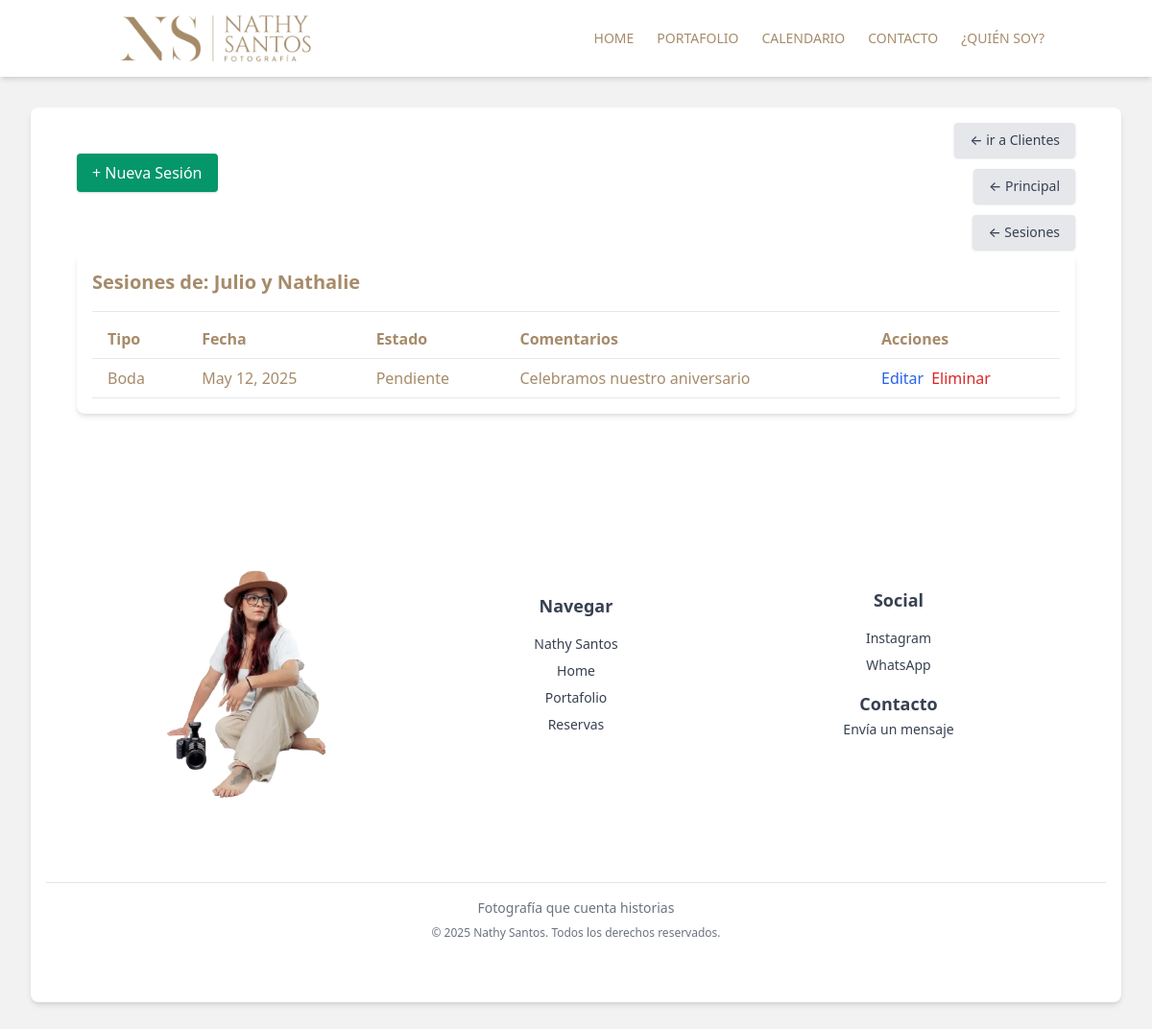
The app's page /admin-panel/clientes/3/nueva_sesion/ (signed in) with its own data.
### admin_NathySantos/models.py (models this page shows, shortened)
class Cliente(models.Model):
    nombre = models.CharField(max_length=100)
    ID_CC = models.CharField(max_length=20, unique=True)
    telefono = models.CharField(max_length=20)
    email = models.EmailField()

class Evento(models.Model):
    tipoEvento = models.ForeignKey(TipoEvento, on_delete=models.CASCADE)
    cliente = models.ForeignKey(Cliente, on_delete=models.CASCADE)
    estado = models.ForeignKey(EstadoEvento, on_delete=models.CASCADE)
    titulo = models.CharField(max_length=200)
    descripcion = models.TextField(blank=True)
    ubicacion = models.CharField(max_length=200)
    fecha_evento = models.DateField()
    fecha_reserva = models.DateField(auto_now_add=True)

class TipoEvento(models.Model):
    nombre = models.CharField(max_length=100)

class EstadoEvento(models.Model):
    estado = models.CharField(max_length=100)

### admin_NathySantos/views.py (the view, shortened to what this page needs)
# urls.py: path('clientes/<int:cliente_id>/nueva_sesion/', views.crear_evento, name='crear_evento'),
@login_required(login_url='/login/')
def crear_evento(request, cliente_id):
    cliente = get_object_or_404(Cliente, pk=cliente_id)
    tipo_eventos = TipoEvento.objects.all()
    eventos = Evento.objects.filter(cliente=cliente).order_by('-fecha_evento')
    estado_default = EstadoEvento.objects.filter(estado="Pendiente").first()
    if not estado_default:
      estado_default  = EstadoEvento.objects.create(estado="Pendiente")
    return render(request, 'clientes/sesiones.html', {
        'cliente': cliente,
        'tipo_eventos': tipo_eventos,
        'eventos': eventos,
    })

### admin_NathySantos/templates/clientes/sesiones.html (shortened to what this page needs)
{% extends 'layouts/app.html' %}
{% block content %}
<section class="p-4 m-8 bg-white shadow-md rounded-lg relative">
  <a href="{% url 'clientes_list' %}"
    class="absolute top-4 right-12 bg-gray-200 hover:bg-gray-300 text-gray-700 text-sm font-medium py-2 px-4 rounded shadow">
    &#8592; ir a Clientes
  </a>
  <a href="{% url 'dashboard' %}"
    class="absolute top-16 right-12 bg-gray-200 hover:bg-gray-300 text-gray-700 text-sm font-medium py-2 px-4 rounded flex items-center shadow">
    &#8592; Principal
  </a>
  <a href="{% url 'listar_eventos' %}"
    class="absolute top-28 right-12 bg-gray-200 hover:bg-gray-300 text-gray-700 text-sm font-medium py-2 px-4 rounded shadow">
    &#8592; Sesiones
  </a>
<button onclick="toggleSesionModal()"
  class="inline-block bg-green-600 hover:bg-green-700 text-white py-2 px-4 m-8 rounded shadow">
  + Nueva Sesión
</button>
<section class="p-4 m-8 bg-white shadow-md rounded-lg relative">
  <h3 class="text-xl font-bold mb-4">Sesiones de: {{ cliente.nombre }}</h3>
  <hr class="my-2">
  <table class="w-full text-left border-collapse">
    <thead>
      <tr class="border-b font-semibold">
        <th class="px-4 py-2">Tipo</th>
        <th class="px-4 py-2">Fecha</th>
        <th class="px-4 py-2">Estado</th>
        <th class="px-4 py-2">Comentarios</th>
        <th class="px-4 py-2">Acciones</th>
      </tr>
    </thead>
    <tbody>
      {% for evento in eventos %}
      <tr class="border-b hover:bg-gray-50">
        <td class="px-4 py-2">{{ evento.tipoEvento.nombre }}</td>
        <td class="px-4 py-2">{{ evento.fecha_evento }}</td>
        <td class="px-4 py-2">{{ evento.estado.estado }}</td>
        <td class="px-4 py-2">{{ evento.descripcion|default:"—" }}</td>
        <td class="px-4 py-2 flex space-x-2">
          <a href="{% url 'editar_evento' evento.pk %}" class="text-blue-600 hover:underline">Editar</a>
          <form method="POST" action="{% url 'eliminar_evento' evento.pk %}"
            onsubmit="return confirm('¿Eliminar esta sesión?');">
            <button type="submit" class="text-red-600 hover:underline">Eliminar</button>
          </form>
        </td>
      </tr>
      {% empty %}
      <tr>
        <td colspan="5" class="text-center py-4 text-gray-500">No hay sesiones registradas.</td>
      </tr>
      {% endfor %}
    </tbody>
  </table>
</section>
{% endblock %}

### static/css/custom.css (style rules this page uses)
* { margin: 0; padding: 0; box-sizing: border-box; }

### records on screen
Cliente: nombre "Julio y Nathalie"
Evento: tipoEvento.nombre "Boda", fecha_evento "May 12, 2025", estado.estado "Pendiente", descripcion "Celebramos nuestro aniversario"
